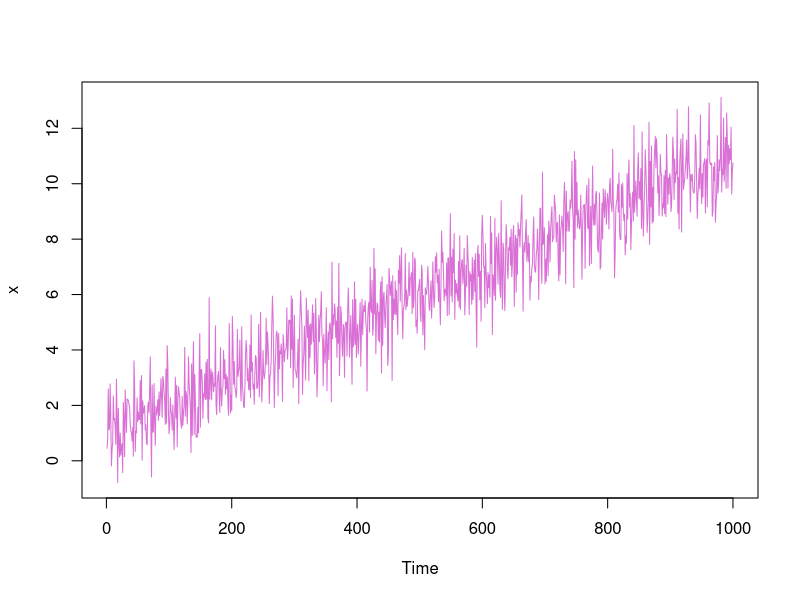

The R source for this figure:
### トレンドのあるホワイトノイズの生成
set.seed(123)
n <- 1000     # 時系列の長さ
mu <- 1       # トレンドの切片
alpha <- 0.01 # トレンドの傾き
x <- ts(mu + alpha*(1:n) + rnorm(n))
plot(x, col="orchid")
